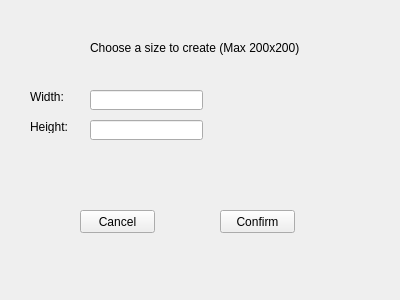
<?xml version="1.0" encoding="UTF-8"?>
<ui version="4.0">
 <class>NewSizeChoice</class>
 <widget class="QWidget" name="NewSizeChoice">
  <property name="geometry">
   <rect>
    <x>0</x>
    <y>0</y>
    <width>400</width>
    <height>300</height>
   </rect>
  </property>
  <property name="windowTitle">
   <string>Form</string>
  </property>
  <widget class="QLabel" name="label">
   <property name="geometry">
    <rect>
     <x>30</x>
     <y>90</y>
     <width>47</width>
     <height>13</height>
    </rect>
   </property>
   <property name="text">
    <string>Width:</string>
   </property>
  </widget>
  <widget class="QLabel" name="label_2">
   <property name="geometry">
    <rect>
     <x>30</x>
     <y>120</y>
     <width>47</width>
     <height>13</height>
    </rect>
   </property>
   <property name="text">
    <string>Height:</string>
   </property>
  </widget>
  <widget class="QLabel" name="label_3">
   <property name="geometry">
    <rect>
     <x>90</x>
     <y>40</y>
     <width>251</width>
     <height>16</height>
    </rect>
   </property>
   <property name="layoutDirection">
    <enum>Qt::LeftToRight</enum>
   </property>
   <property name="text">
    <string>Choose a size to create (Max 200x200)</string>
   </property>
  </widget>
  <widget class="QLineEdit" name="txtWidth">
   <property name="geometry">
    <rect>
     <x>90</x>
     <y>90</y>
     <width>113</width>
     <height>20</height>
    </rect>
   </property>
  </widget>
  <widget class="QLineEdit" name="txtHeight">
   <property name="geometry">
    <rect>
     <x>90</x>
     <y>120</y>
     <width>113</width>
     <height>20</height>
    </rect>
   </property>
  </widget>
  <widget class="QPushButton" name="btnConfirm">
   <property name="geometry">
    <rect>
     <x>220</x>
     <y>210</y>
     <width>75</width>
     <height>23</height>
    </rect>
   </property>
   <property name="text">
    <string>Confirm</string>
   </property>
  </widget>
  <widget class="QPushButton" name="btnCancel">
   <property name="geometry">
    <rect>
     <x>80</x>
     <y>210</y>
     <width>75</width>
     <height>23</height>
    </rect>
   </property>
   <property name="text">
    <string>Cancel</string>
   </property>
  </widget>
 </widget>
 <resources/>
 <connections/>
</ui>
